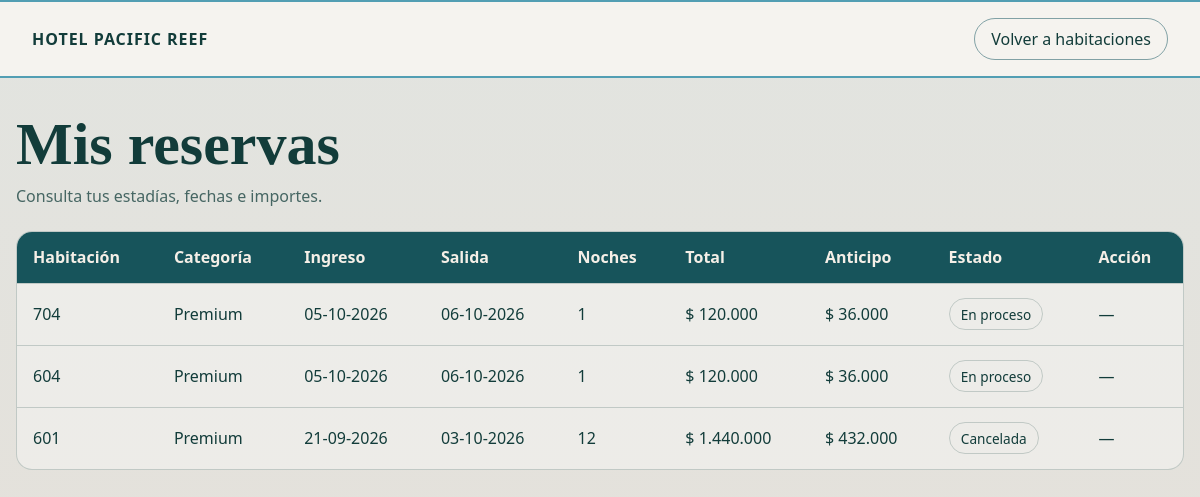
The page /App/views/mis_reservas.php (signed in) on the database its author committed.
### tables this page shows
CREATE TABLE `reserva` (
  `idReserva` int(11) NOT NULL,
  `fechaReserva` datetime NOT NULL DEFAULT current_timestamp(),
  `fechaIngreso` date NOT NULL,
  `fechaSalida` date NOT NULL,
  `cantidadDias` int(11) NOT NULL,
  `valorTotal` decimal(10,2) NOT NULL,
  `valorAnticipo` decimal(10,2) NOT NULL,
  `estado` varchar(30) DEFAULT 'Pendiente',
  `idHabitacion` int(11) NOT NULL,
  `idCliente` int(11) NOT NULL
);

CREATE TABLE `habitacion` (
  `idHabitacion` int(11) NOT NULL,
  `numero` varchar(10) NOT NULL,
  `piso` int(11) NOT NULL,
  `descripcion` text DEFAULT NULL,
  `equipamiento` text DEFAULT NULL,
  `valorDiario` decimal(10,2) NOT NULL,
  `estado` varchar(30) DEFAULT 'Disponible',
  `idCategoria` int(11) NOT NULL
);

CREATE TABLE `categoria` (
  `idCategoria` int(11) NOT NULL,
  `nombre` varchar(50) NOT NULL,
  `descripcion` varchar(255) DEFAULT NULL
);

### App/views/mis_reservas.php (the view, shortened to what this page needs)
<?php
require_once '../config/database.php';
$idCliente = (int) $_SESSION['idCliente'];
$stmt = $conn->prepare(
    "SELECT r.idReserva, r.fechaIngreso, r.fechaSalida, r.cantidadDias,
            r.valorTotal, r.valorAnticipo, r.estado, h.numero, c.nombre AS categoria
     FROM reserva r
     INNER JOIN habitacion h ON h.idHabitacion = r.idHabitacion
     LEFT JOIN categoria c ON c.idCategoria = h.idCategoria
     WHERE r.idCliente = ?
     ORDER BY r.fechaIngreso DESC, r.idReserva DESC"
);
$stmt->bind_param('i', $idCliente);
if (!$stmt->execute()) {
    die('No se pudieron consultar tus reservas: ' . $stmt->error);
}
$reservas = $stmt->get_result();
function estadoReservaCliente($estado, $ingreso, $salida)
{
    $hoy = date('Y-m-d');
    if ($estado === 'Cancelada') {
        return 'Cancelada';
    }
    if ($ingreso <= $hoy && $salida >= $hoy) {
        return 'En proceso';
    }
    return $estado;
}
?>
<!DOCTYPE html>
<html lang="es">
<head>
    <link rel="stylesheet" href="style.css">
</head>
<body class="page-reservas">
    <header class="topbar">
        <a href="cliente.php" class="brand">Hotel Pacific Reef</a>
        <a href="habitaciones.php" class="back">Volver a habitaciones</a>
    </header>
    <main>
        <h1>Mis reservas</h1>
        <p class="intro">Consulta tus estadías, fechas e importes.</p>
        <div class="table-wrap">
            <?php if ($reservas->num_rows > 0): ?>
                <table>
                    <thead>
                        <tr>
                            <th>Habitación</th>
                            <th>Categoría</th>
                            <th>Ingreso</th>
                            <th>Salida</th>
                            <th>Noches</th>
                            <th>Total</th>
                            <th>Anticipo</th>
                            <th>Estado</th>
                            <th>Acción</th>
                        </tr>
                    </thead>
                    <tbody>
                        <?php $numeroFila = 0; ?>
                        <?php while ($reserva = $reservas->fetch_assoc()): ?>
                            <?php
                            $numeroFila++;
                            $estadoReserva = estadoReservaCliente($reserva['estado'], $reserva['fechaIngreso'], $reserva['fechaSalida']);
                            $puedeCancelar = $reserva['estado'] !== 'Cancelada'
                                && $reserva['fechaIngreso'] > date('Y-m-d', strtotime('+1 day'));
                            ?>
                            <tr>
                                <td><?php echo htmlspecialchars($reserva['numero']); ?></td>
                                <td><?php echo htmlspecialchars($reserva['categoria'] ?? ''); ?></td>
                                <td><?php echo htmlspecialchars(date('d-m-Y', strtotime($reserva['fechaIngreso']))); ?></td>
                                <td><?php echo htmlspecialchars(date('d-m-Y', strtotime($reserva['fechaSalida']))); ?></td>
                                <td><?php echo (int) $reserva['cantidadDias']; ?></td>
                                <td>$ <?php echo number_format((float) $reserva['valorTotal'], 0, ',', '.'); ?></td>
                                <td>$ <?php echo number_format((float) $reserva['valorAnticipo'], 0, ',', '.'); ?></td>
                                <td id="estado-<?php echo $numeroFila; ?>"><span class="status"><?php echo htmlspecialchars($estadoReserva); ?></span></td>
                                <td>
                                    <?php if ($puedeCancelar): ?>
                                        <form class="cancel-form" method="POST" onsubmit="return confirm('¿Cancelar esta reserva?');">
                                            <input type="hidden" name="accion" value="cancelar_reserva">
                                            <input type="hidden" name="idReserva" value="<?php echo (int) $reserva['idReserva']; ?>">
                                            <input type="hidden" name="csrfCancelacion" value="<?php echo htmlspecialchars($_SESSION['csrfCancelacion']); ?>">
                                            <button class="cancel-button" type="submit">Cancelar</button>
                                        </form>
                                    <?php else: ?>
                                        <span>—</span>
                                    <?php endif; ?>
                                </td>
                            </tr>
                        <?php endwhile; ?>
                    </tbody>
                </table>
            <?php else: ?>
                <div class="empty">Todavía no tienes reservas. <a href="cliente.php">Consulta la disponibilidad de las habitaciones.</a></div>
            <?php endif; ?>
        </div>
    </main>
</body>
</html>

### App/views/style.css (style rules this page uses)
body.page-reservas { --text: #123c3a; --line: rgba(18,60,58,.2); --sand: #e5e0d9; --teal: #0f4f57; }
body.page-reservas, body.page-reservas * { box-sizing: border-box; }
body.page-reservas { margin: 0; min-height: 100vh; background: linear-gradient(180deg,#e2e4e0 0%,var(--sand) 100%); color: var(--text); font-family: 'Segoe UI',sans-serif; }
body.page-reservas .topbar { display: flex; align-items: center; justify-content: space-between; gap: 1rem; padding: 1rem 2rem; background: rgba(246,244,240,.96); border-block: 2px solid rgba(13,123,154,.7); }
body.page-reservas .brand { color: var(--text); text-decoration: none; text-transform: uppercase; font-weight: 700; letter-spacing: .06em; }
body.page-reservas .back { color: var(--text); text-decoration: none; border: 1px solid rgba(14,81,93,.5); border-radius: 999px; padding: .55rem 1rem; }
body.page-reservas main { max-width: 1200px; margin: 2rem auto; padding: 0 1rem; }
body.page-reservas h1 { margin: 0 0 .4rem; font-family: Georgia,serif; font-size: clamp(2.5rem,5vw,4rem); }
body.page-reservas .intro { margin: 0 0 1.5rem; color: rgba(18,60,58,.75); }
body.page-reservas .table-wrap { overflow-x: auto; border: 1px solid var(--line); border-radius: 1rem; background: rgba(255,255,255,.35); }
body.page-reservas table { width: 100%; border-collapse: collapse; min-width: 760px; }
body.page-reservas th, body.page-reservas td { padding: .9rem 1rem; text-align: left; border-bottom: 1px solid var(--line); }
body.page-reservas th { background: rgba(10,75,82,.94); color: #f5efe7; }
body.page-reservas tr:last-child td { border-bottom: 0; }
body.page-reservas .status { display: inline-block; padding: .35rem .7rem; border: 1px solid var(--line); border-radius: 999px; font-size: .85rem; }

### rows shown on the page
reserva: idHabitacion.numero "704", categoria.nombre "Premium", fechaIngreso "05-10-2026", fechaSalida "06-10-2026", cantidadDias "1", valorTotal "120.000", valorAnticipo "36.000", estadoReserva "En proceso"
reserva: idHabitacion.numero "604", categoria.nombre "Premium", fechaIngreso "05-10-2026", fechaSalida "06-10-2026", cantidadDias "1", valorTotal "120.000", valorAnticipo "36.000", estadoReserva "En proceso"
reserva: idHabitacion.numero "601", categoria.nombre "Premium", fechaIngreso "21-09-2026", fechaSalida "03-10-2026", cantidadDias "12", valorTotal "1.440.000", valorAnticipo "432.000", estado "Cancelada"
